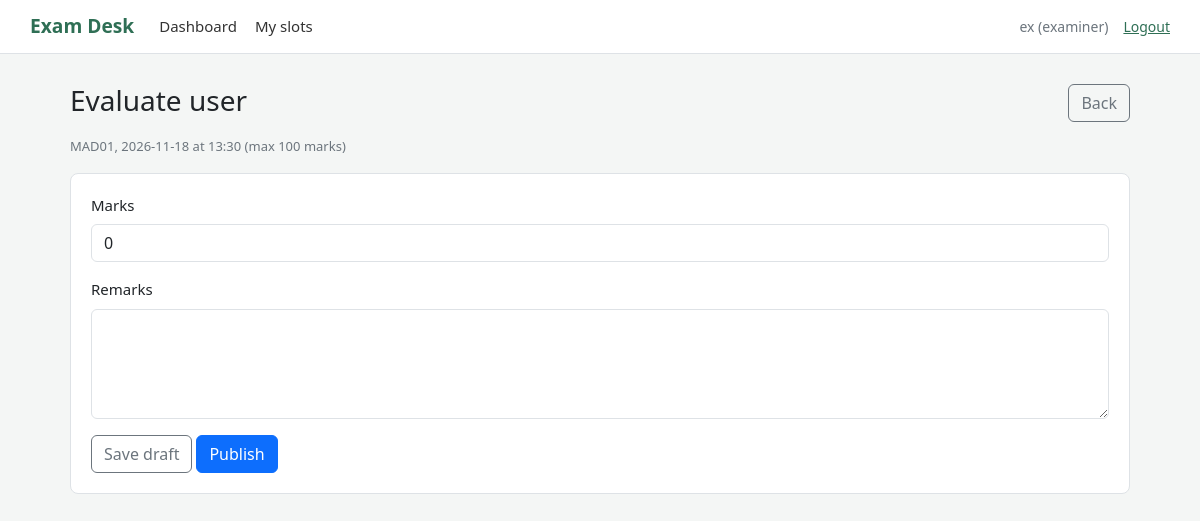
/examiner/bookings/1/evaluate (signed in), run on the app's committed database.
### tables this page shows
CREATE TABLE users (
            id INTEGER PRIMARY KEY AUTOINCREMENT,
            name TEXT NOT NULL,
            email TEXT NOT NULL UNIQUE,
            password_hash TEXT NOT NULL,
            role TEXT NOT NULL CHECK (role IN ('admin', 'examiner', 'student')),
            department TEXT DEFAULT '',
            phone TEXT DEFAULT '',
            status TEXT NOT NULL DEFAULT 'active'
        );

CREATE TABLE examinations (
            id INTEGER PRIMARY KEY AUTOINCREMENT,
            course_id INTEGER NOT NULL,
            name TEXT NOT NULL,
            exam_type TEXT NOT NULL,
            duration_minutes INTEGER NOT NULL,
            max_marks INTEGER NOT NULL,
            slot_creation_start TEXT NOT NULL,
            slot_creation_end TEXT NOT NULL,
            booking_start TEXT NOT NULL,
            booking_end TEXT NOT NULL,
            status TEXT NOT NULL DEFAULT 'Draft',
            FOREIGN KEY (course_id) REFERENCES courses(id)
        );

CREATE TABLE slots (
            id INTEGER PRIMARY KEY AUTOINCREMENT,
            examination_id INTEGER NOT NULL,
            examiner_id INTEGER NOT NULL,
            exam_date TEXT NOT NULL,
            start_time TEXT NOT NULL,
            end_time TEXT NOT NULL,
            capacity INTEGER NOT NULL,
            status TEXT NOT NULL DEFAULT 'Available',
            FOREIGN KEY (examination_id) REFERENCES examinations(id),
            FOREIGN KEY (examiner_id) REFERENCES users(id)
        );

### app.py (the view, shortened to what this page needs)
@app.route("/examiner/bookings/<int:booking_id>/evaluate", methods=["GET", "POST"])
@login_required("examiner")
def evaluate_student(booking_id):
    connection = get_database()
    booking = exam_for_booking(connection, booking_id)
    if booking is None or booking["examiner_id"] != g.user["id"]:
        abort(404)
    if booking["status"] != "Booked":
        flash("Only an active booking can be evaluated.", "warning")
        return redirect(url_for("examiner_slot_detail", slot_id=booking["slot_id"]))
    rubrics = connection.execute(
        "SELECT * FROM rubrics WHERE examination_id = ? ORDER BY id",
        (booking["examination_id"],),
    ).fetchall()
    evaluation = connection.execute(
        "SELECT * FROM evaluations WHERE booking_id = ?", (booking_id,)
    ).fetchone()
    saved_scores = {}
    return render_template("evaluate_student.html", booking=booking, rubrics=rubrics,
                           evaluation=evaluation, saved_scores=saved_scores)

### app.py (called while the page is built)
def open_database():
    connection = sqlite3.connect(DATABASE_FILE)
    connection.row_factory = sqlite3.Row
    connection.execute("PRAGMA foreign_keys = ON")
    return connection

def get_database():
    if "database" not in g:
        g.database = open_database()
    return g.database

@app.teardown_appcontext
def close_database(error=None):
    connection = g.pop("database", None)
    if connection is not None:
        connection.close()

def login_required(*allowed_roles):
    def decorator(view):
        @wraps(view)
        def wrapped_view(*args, **kwargs):
            if "user_id" not in session:
                flash("Please sign in to continue.", "info")
                return redirect(url_for("login"))
            user = get_database().execute(
                "SELECT * FROM users WHERE id = ?", (session["user_id"],)
            ).fetchone()
            if user is None or user["status"] != "active":
                session.clear()
                flash("This account is not active yet.", "warning")
                return redirect(url_for("login"))
            if allowed_roles and user["role"] not in allowed_roles:
                abort(403)
            g.user = user
            return view(*args, **kwargs)
        return wrapped_view
    return decorator

@app.context_processor
def add_user_to_templates():
    user = None
    if "user_id" in session:
        user = get_database().execute(
            "SELECT id, name, email, role FROM users WHERE id = ?", (session["user_id"],)
        ).fetchone()
    return {"current_user": user}

def exam_for_booking(connection, booking_id):
    return connection.execute(
        """SELECT b.*, s.examination_id, s.examiner_id, s.exam_date,
                  s.start_time, s.end_time, e.name AS exam_name,
                  e.booking_end, e.max_marks, u.name AS examiner_name,
                  student.name AS student_name
           FROM bookings b
           JOIN slots s ON s.id = b.slot_id
           JOIN examinations e ON e.id = s.examination_id
           JOIN users u ON u.id = s.examiner_id
           JOIN users student ON student.id = b.student_id
           WHERE b.id = ?""",
        (booking_id,),
    ).fetchone()

### templates/evaluate_student.html (shortened to what this page needs)
{% extends "base.html" %}
{% block content %}
<div class="page-title">
    <div>
        <h1>Evaluate {{ booking.student_name }}</h1>
        <p class="sub">{{ booking.exam_name }}, {{ booking.exam_date }} at {{ booking.start_time }} (max {{ booking.max_marks }} marks)</p>
    </div>
    <a class="btn btn-outline-secondary" href="{{ url_for('examiner_slot_detail', slot_id=booking.slot_id) }}">Back</a>
</div>
<div class="card-box">
    <form method="post">
        {% if rubrics %}
        <table class="table">
            <thead>
                <tr><th>Criterion</th><th>Max</th><th style="width: 120px">Marks</th></tr>
            </thead>
            <tbody>
                {% for rubric in rubrics %}
                <tr>
                    <td>
                        <label for="rubric_{{ rubric.id }}">{{ rubric.criterion_name }}</label>
                        {% if rubric.description %}<div class="sub">{{ rubric.description }}</div>{% endif %}
                    </td>
                    <td>{{ rubric.max_marks }}</td>
                    <td>
                        <input class="form-control form-control-sm" id="rubric_{{ rubric.id }}" name="rubric_{{ rubric.id }}"
                               type="number" min="0" max="{{ rubric.max_marks }}" value="{{ saved_scores.get(rubric.id, 0) }}" required>
                    </td>
                </tr>
                {% endfor %}
            </tbody>
        </table>
        <p class="sub">Total is the sum of all criteria and cannot be more than {{ booking.max_marks }}.</p>
        {% else %}
        <div class="mb-3">
            <label class="form-label" for="marks">Marks</label>
            <input class="form-control" id="marks" name="marks" type="number" min="0" max="{{ booking.max_marks }}"
                   value="{{ evaluation.marks if evaluation else 0 }}" required>
        </div>
        {% endif %}
        <div class="mb-3">
            <label class="form-label" for="remarks">Remarks</label>
            <textarea class="form-control" id="remarks" name="remarks" rows="4">{{ evaluation.remarks if evaluation else '' }}</textarea>
        </div>
        <button class="btn btn-outline-secondary" type="submit" name="action" value="draft">Save draft</button>
        <button class="btn btn-primary" type="submit" name="action" value="publish">Publish</button>
    </form>
</div>
{% endblock %}

### templates/base.html (shortened to what this page needs)
<!doctype html>
<html lang="en">
<head>
    <link href="https://cdn.jsdelivr.net/npm/bootstrap@5.3.3/dist/css/bootstrap.min.css" rel="stylesheet">
    <link href="{{ url_for('static', filename='style.css') }}" rel="stylesheet">
</head>
<body>
    <header class="topbar">
        {% if current_user %}
        <a class="brand" href="{{ url_for('dashboard') }}">Exam Desk</a>
        <nav class="main-nav">
            <a href="{{ url_for('dashboard') }}">Dashboard</a>
            {% if current_user.role == 'admin' %}
                <a href="{{ url_for('admin_courses') }}">Courses</a>
                <a href="{{ url_for('admin_exams') }}">Examinations</a>
                <a href="{{ url_for('admin_students') }}">Students</a>
                <a href="{{ url_for('admin_examiners') }}">Examiners</a>
                <a href="{{ url_for('admin_slots') }}">Slots</a>
                <a href="{{ url_for('admin_bookings') }}">Bookings</a>
                <a href="{{ url_for('admin_search') }}">Search</a>
            {% elif current_user.role == 'examiner' %}
                <a href="{{ url_for('examiner_slots') }}">My slots</a>
            {% else %}
                <a href="{{ url_for('student_exams') }}">Exams</a>
                <a href="{{ url_for('student_history') }}">History</a>
                <a href="{{ url_for('student_profile') }}">Profile</a>
            {% endif %}
        </nav>
        <div class="account">
            <span class="account-name">{{ current_user.name }} ({{ current_user.role }})</span>
            <a href="{{ url_for('logout') }}">Logout</a>
        </div>
        {% else %}
        <a class="brand" href="{{ url_for('login') }}">Exam Desk</a>
        {% endif %}
    </header>
    <main class="page {% if not current_user %}page-narrow{% endif %}">
        {% block content %}{% endblock %}
    </main>
</body>
</html>

### static/style.css (style rules this page uses)
:root { --main: #2f6f55; --border: #dee2e6; --muted: #6c757d; }
body { background: #f4f6f5; font-size: 15px; }
a { color: var(--main); }
h1 { font-size: 1.75rem; margin-bottom: 20px; }
.topbar { display: flex; align-items: center; flex-wrap: wrap; gap: 10px 25px; padding: 12px 30px; background: #fff; border-bottom: 1px solid var(--border); }
.brand { font-size: 1.2rem; font-weight: bold; color: var(--main); text-decoration: none; }
.main-nav { display: flex; flex-wrap: wrap; gap: 18px; flex: 1; }
.main-nav a { color: #333; text-decoration: none; }
.account { display: flex; gap: 15px; font-size: 14px; }
.account-name { color: var(--muted); }
.page { max-width: 1100px; margin: 0 auto; padding: 30px 20px; }
.page-title { display: flex; justify-content: space-between; align-items: flex-start; gap: 15px; }
.card-box { background: #fff; border: 1px solid var(--border); border-radius: 8px; padding: 20px; margin-bottom: 20px; }
.sub { color: var(--muted); font-size: 13px; }

### data on the page
users: name "ex", role "examiner"
users: student_name "user"
examinations: exam_name "MAD01", max_marks "100"
slots: exam_date "2026-11-18", start_time "13:30"
